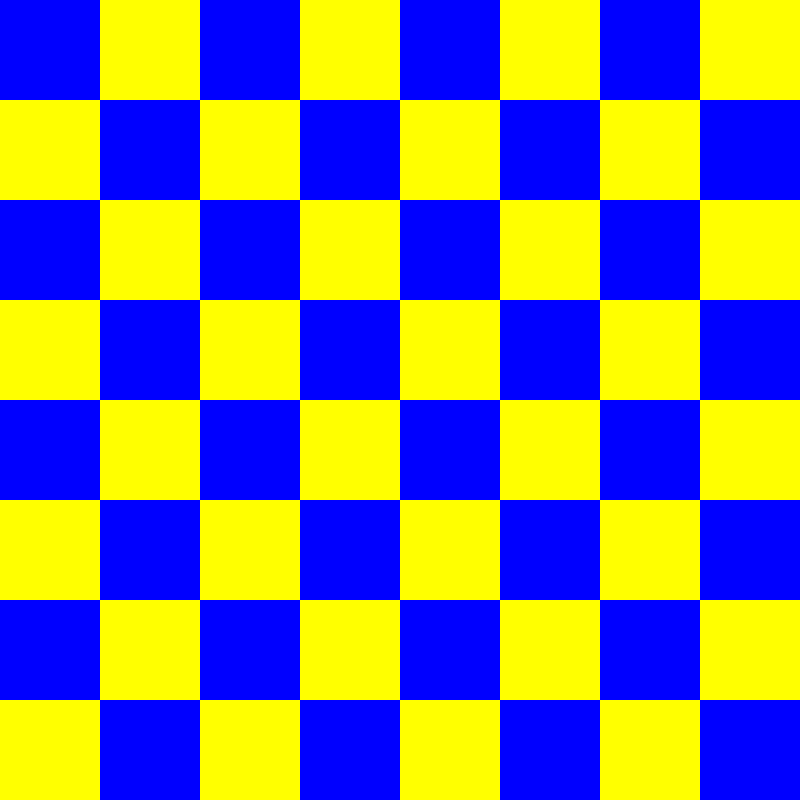
Frame 1 (no input)
Frame 60 (the mouse pressed at the canvas centre just before this capture): identical to frame 1, image omitted
Frame 120 (the mouse held since frame 60 and released just before this capture): identical to frame 1, image omitted

The Processing sketch that drew this single still picture (run headless with seeded random() and noise(); from frame 60 on, the mouse is pressed at the canvas centre):

// Processing sketch: Day_5_Loop_Faa_Method_Checkerboard
// ── Day_5_Loop_Faa_Method_Checkerboard.pde
void setup()
{
  size(800,800);
  
}

void draw()
{
  //x variable would not work here.
   float d = width/8;
   noStroke();
   
   for(int y = 0; y < 8; y = y + 1) //everythimg within the brackets here will be repeated
  {
  //loop stops when expression in the middle is no longer true. Put the x loop inside the y loop.
  //The x loop creates 8 rectangles at the top. The y loop repeats the x loop to create 8 horizontal lines of 8 rectangles each.
    for(int x = 0; x < 8; x = x + 1) //x only works within this work. You can't have the x variable above or outside where it is defined.
  {
  if ((x+y) % 2 > 0) //percentage sign calculates a remainder when one  number is divided by another
 {
   fill(255,255,0);
 }
 else
 {
  fill(0,0,255);
 }
 rect(x*d,y*d,d,d);
 //println("x = "+x+" y = "+y);
}
  }
}
